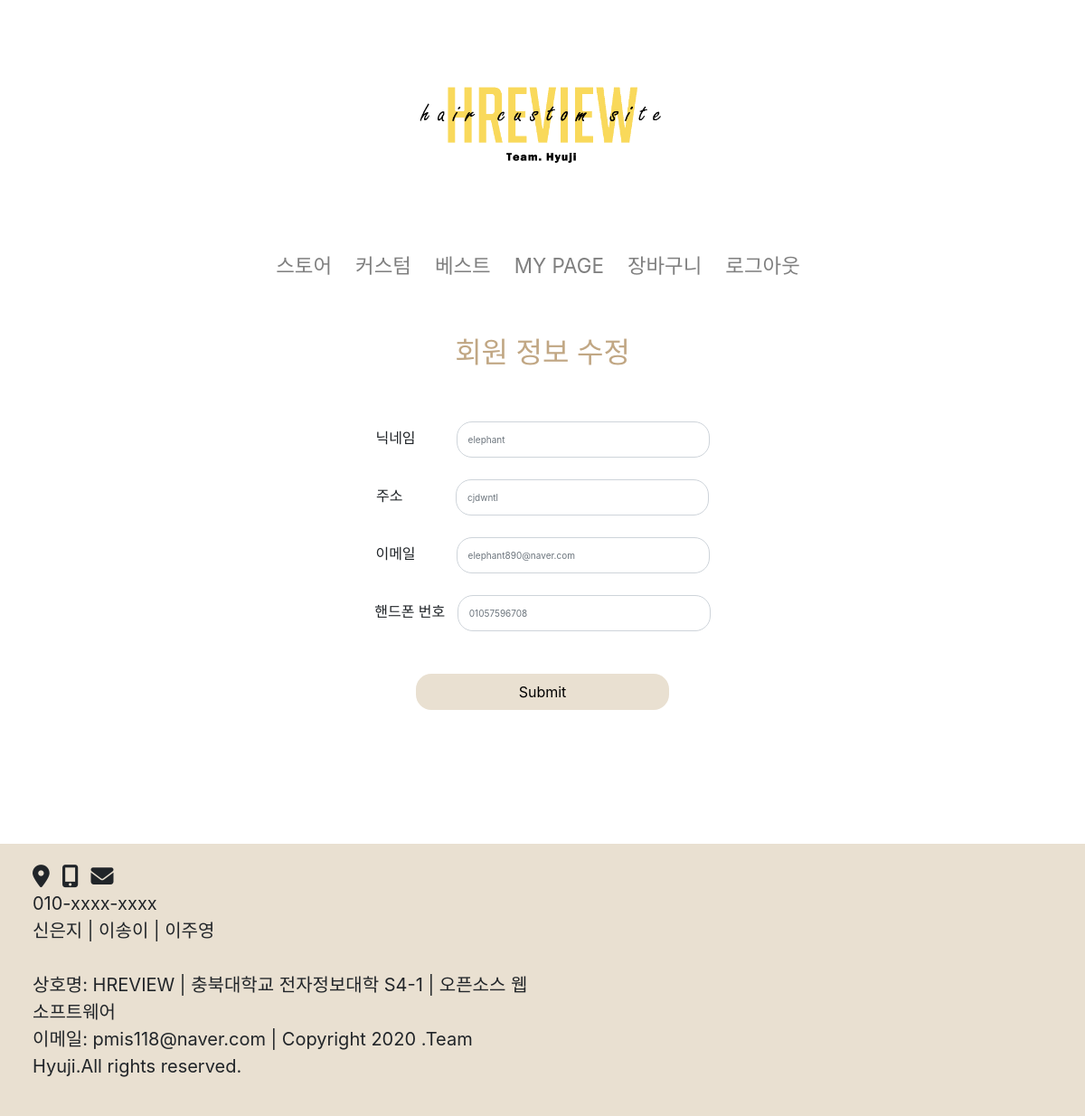
Page /user_update/ (signed in) on the earlier database version.
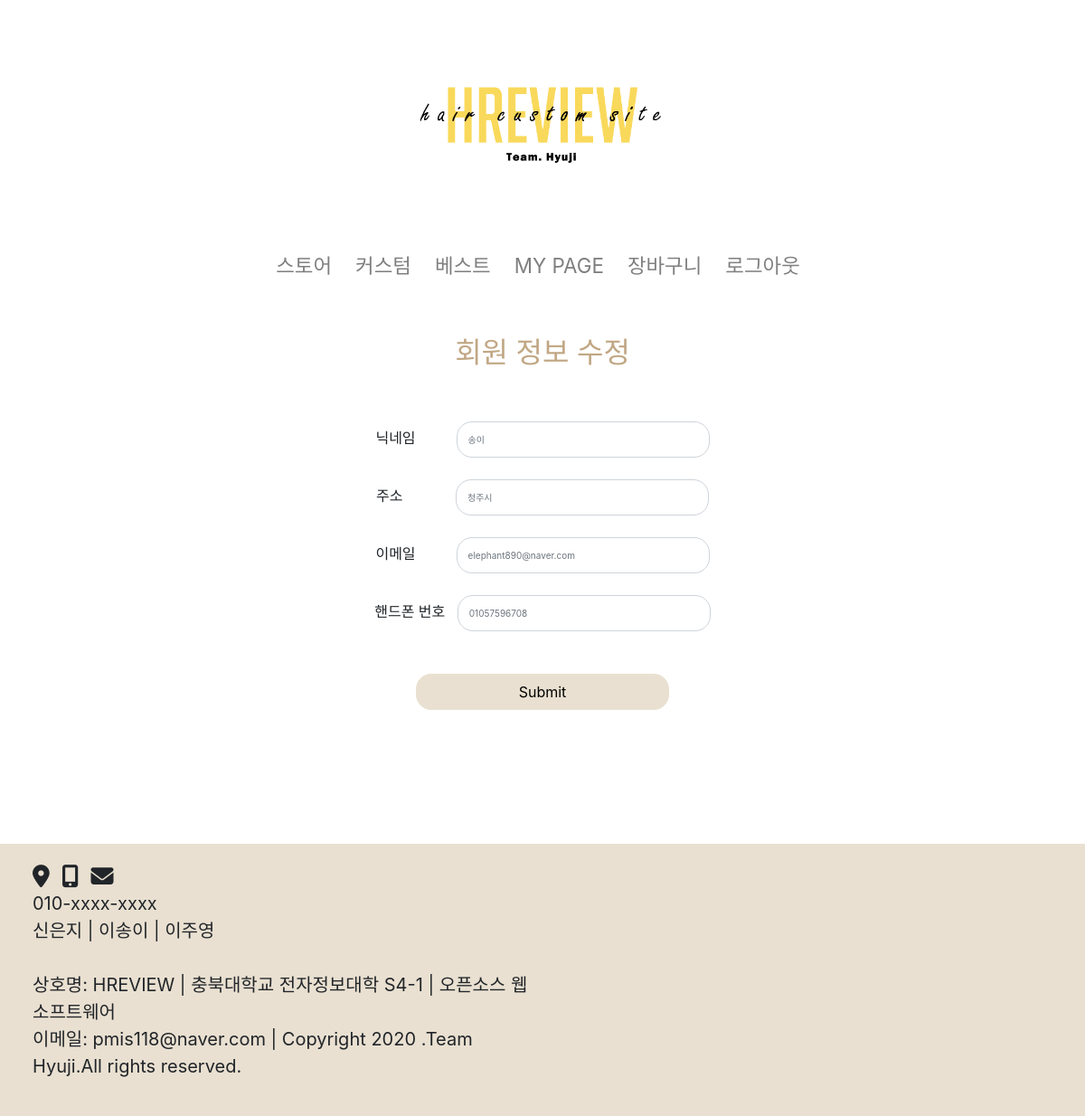
Same page on the later database version.
### hyuzi/models.py (models this page shows)
class User(AbstractBaseUser,PermissionsMixin):
    objects = UserManager()
    email = models.EmailField(max_length=255,unique=True)
    nickname = models.CharField(max_length=100,null=False, unique=True)
    username = models.CharField(max_length=100, blank=True, unique=True)
    address = models.CharField(max_length=300, blank=True, unique=True)
    phone=models.CharField(max_length=11, blank=True, unique=True)
    is_active = models.BooleanField(default=True)
    is_admin = models.BooleanField(default=False)
    is_superuser = models.BooleanField(default=False)
    is_staff = models.BooleanField(default=False)
    date_joined = models.DateTimeField(auto_now_add=True)
    USERNAME_FIELD = 'username'
    REQUIRED_FIELDS = ['email', 'nickname', 'address', 'phone']

### hreview/urls.py (the view)
# urls.py: path('user_update/', user_update, name='user_update'),
@login_required
def user_update(request):
    if request.method == 'POST':
        user_change_form = UserChangeForm(data=request.POST, instance=request.user)
        if user_change_form.is_valid():
            user_change_form.save()
            return redirect('mypage')
    else:
        user_change_form = UserChangeForm(instance=request.user)
    return render(request, 'registration/user_update.html', {'user_change_form':user_change_form})

### hreview/urls.py
class UserChangeForm(UserChangeForm):
    class Meta:
        model = User
        fields = {'nickname', 'email', 'address', 'phone'}

### hyuzi/context_processors.py (called while the page is built)
def counter(request):
    item_count = 0
    if 'admin' in request.path:
        return {}
    else:
        try:
            cart = Cart.objects.filter(cart_id = _cart_id(request))
            cart_items = CartItem.objects.all().filter(cart=cart[:1])
            for cart_item in cart_items:
                item_count += cart_item.quantity
        except ObjectDoesNotExist:
            item_count = 0
    return dict(item_count = item_count)

### hyuzi/views.py (called while the page is built)
def _cart_id(request):
    cart = request.session.session_key
    if not cart:
        cart = request.session.create()
    return cart

### templates/registration/user_update.html (shortened to what this page needs)
{% extends '../base.html' %}
{% block content %}
<div class="container mt-5 pb-5 text-center" style="width: 40%">
    <form method="POST">
        <h2 style="color: #c1a784">회원 정보 수정</h2><br><br>
        <form method="post" enctype="multipart/form-data">
            <div class="form-group">
                <label for="{{ user_change_form.nickname.id_for_label }}">닉네임&nbsp;&nbsp;&nbsp;&nbsp;&nbsp;&nbsp;&nbsp;&nbsp;&nbsp;</label>
                <input type="text" name="{{ user_change_form.nickname.name }}" class="form-control" id="{{ user_change_form.nickname.id_for_label }}" placeholder="{{ user.nickname }}"><br><br>
                <label for="{{ user_change_form.address.id_for_label }}">주소&nbsp;&nbsp;&nbsp;&nbsp;&nbsp;&nbsp;&nbsp;&nbsp;&nbsp;&nbsp;&nbsp;&nbsp;</label>
                <input type="text" name="{{ user_change_form.address.name }}" class="form-control" id="{{ user_change_form.address.id_for_label }}" placeholder="{{ user.address }}"><br><br>
                <label for="{{ user_change_form.email.id_for_label }}">이메일&nbsp;&nbsp;&nbsp;&nbsp;&nbsp;&nbsp;&nbsp;&nbsp;&nbsp;</label>
                <input type="text" name="{{ user_change_form.email.name }}" class="form-control" id="{{ user_change_form.email.id_for_label }}" placeholder="{{ user.email }}"><br><br>
                <label for="{{ user_change_form.phone.id_for_label }}">핸드폰 번호&nbsp;&nbsp;</label>
                <input type="text" name="{{ user_change_form.phone.name }}" class="form-control" id="{{ user_change_form.phone.id_for_label }}" placeholder="{{ user.phone }}"><br><br>
            </div>
        <input type="submit" class="btn" vallue="Submit"/>
    </form>
</div>
{% endblock%}

Differences in the rows shown:
changed User "elephant890@naver.com": nickname "elephant" → "송이"; address "cjdwntl" → "청주시"
